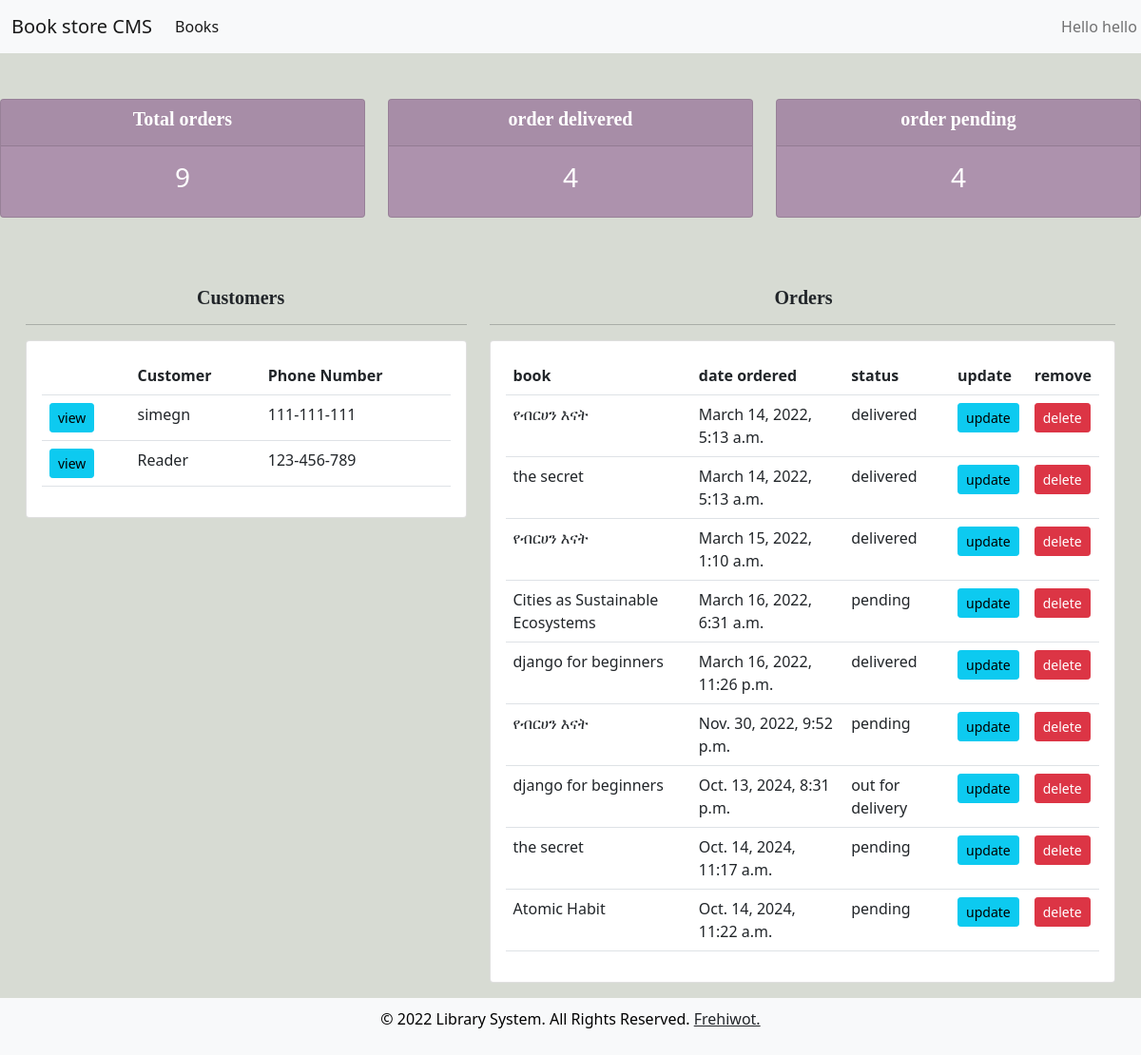
/home/ (signed in), run on an earlier commit of the app's database.
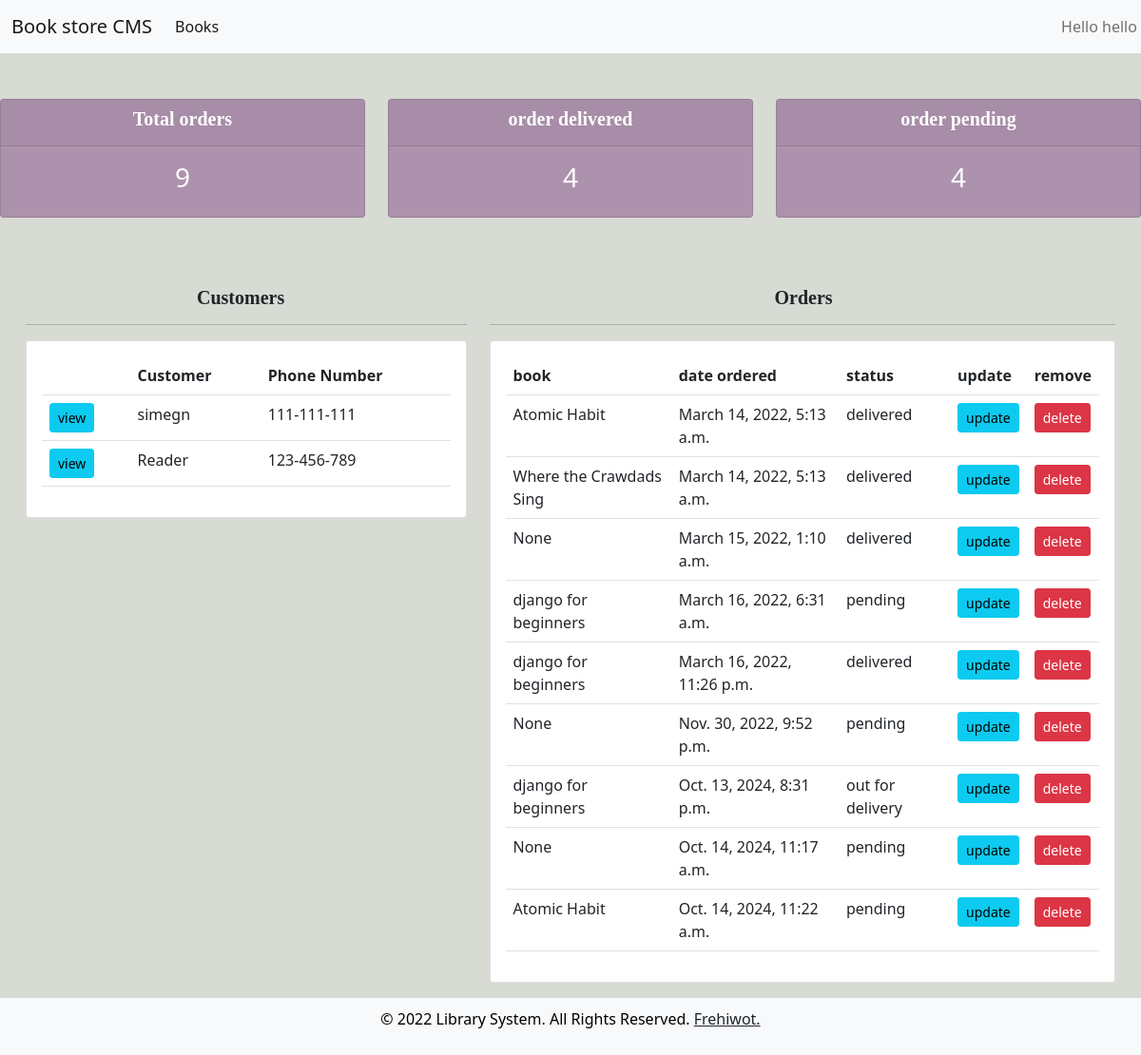
And on a later commit of the database.
### members/models.py (models this page shows, shortened)
class Order(models.Model):
    STATUS=(
        ('pending','pending'),
        ('out for delivery','out for delivery'),
        ('delivered','delivered'),
    )
    customer=models.ForeignKey(Customer,null=True, on_delete=models.SET_NULL)
    book=models.ForeignKey(Book,null=True, on_delete=models.SET_NULL)
    date_created=models.DateTimeField(auto_now_add=True, null=True)
    status=models.CharField(max_length=200, null=True, choices=STATUS,default="pending")
    note=models.CharField(max_length=2000, null=True)

class Book(models.Model):
    CATEGORY=(
        ('fiction','fiction'),
        ('religious','religious'),
        ('Programming/Web Development','Programming/Web Development'),
        ('Self-Help','Self-Help'),
    )
    title=models.CharField(max_length=200, null=True)
    author=models.CharField(max_length=200, null=True)
    price= models.FloatField(null=True)
    category=models.CharField(max_length=5000, null=True, choices=CATEGORY)
    description=models.TextField(max_length=200, null=True)
    date_created=models.DateTimeField(auto_now_add=True, null=True)
    def __str__(self):
        return self.title

### members/decoraters.py (the view)
    def wrapper_function(request,*args,**kwargs):
        group=None
        if request.user.groups.exists():
            group=request.user.groups.all()[0].name
        if group == 'customer':
            return redirect('user-page')
        if group == 'admin':
            return view_func(request,*args,**kwargs)

### members/decoraters.py (called while the page is built)
def admin_only(view_func):
    def wrapper_function(request,*args,**kwargs):
        group=None
        if request.user.groups.exists():
            group=request.user.groups.all()[0].name
        if group == 'customer':
            return redirect('user-page')
        if group == 'admin':
            return view_func(request,*args,**kwargs)
    return wrapper_function

### members/views.py (called while the page is built)
@login_required(login_url='login')
@admin_only
def homePage(request):
    order=Order.objects.all()
    customer=Customer.objects.all()
    total_orders=order.count()
    total_customers=customer.count()
    delivered= order.filter(status='delivered').count()
    pending= order.filter(status='pending').count()
    context={'orders':order,'customers':customer,'total_orders':total_orders,'total_customers':total_customers,
    'delivered':delivered,'pending':pending}
    return render(request, 'home.html',context)

### members/templates/home.html (shortened to what this page needs)
{% extends 'base.html' %} {% block content %}
<body>
  <br />
  {% include 'status.html' %}
  <div class="row" style="margin-left: 15px; margin-right: 15px">
    <div class="col-md-5">
      <br />
      <h5 style="margin-left: 180px">Customers</h5>
      <hr />
      <div class="card card-body">
        <table class="table table-lg">
          <tr>
            <th></th>
            <th>Customer</th>
            <th>Phone Number</th>
          </tr>
          {% for customer in customers%}
          <tr>
            <td>
              <a
                class="btn btn-sm btn-info"
                href="{% url 'customer' customer.id %}"
                >view</a
              >
            </td>
            <td>{{customer.name}}</td>
            <td>{{customer.phone}}</td>
          </tr>
          {% endfor %}
        </table>
      </div>
    </div>
    <div class="col-md-7">
      <br />
      <h5 style="margin-left: 300px">Orders</h5>
      <hr />
      <div class="card card-body mb-3">
        <table class="table table-lg">
          <tr>
            <th>book</th>
            <th>date ordered</th>
            <th>status</th>
            <th>update</th>
            <th>remove</th>
          </tr>
          {% for i in orders%}
          <tr>
            <td>{{i.book}}</td>
            <td>{{i.date_created}}</td>
            <td>{{i.status}}</td>
            <td>
              <a
                class="btn btn-sm btn-info"
                href="{% url 'update_order' i.id %}"
                >update</a
              >
            </td>
            <td>
              <a
                class="btn btn-sm btn-danger"
                href="{% url 'delete_order' i.id %}"
                >delete</a
              >
            </td>
          </tr>
          {% endfor %}
        </table>
      </div>
    </div>
  </div>
</body>
{% endblock content %}

What changed in the data, as far as the page shows it:
changed Order (number 1 of 9 on the later page): book "የብርሀን እናት" → "Atomic Habit"
changed Order: book "the secret" → "Where the Crawdads Sing"
changed Order "March 15, 2022, 1:10 a.m.": book "የብርሀን እናት" → "None"
changed Order "March 16, 2022, 6:31 a.m.": book "Cities as Sustainable Ecosystems" → "django for beginners"
changed Order "Nov. 30, 2022, 9:52 p.m.": book "የብርሀን እናት" → "None"
changed Order "Oct. 14, 2024, 11:17 a.m.": book "the secret" → "None"
